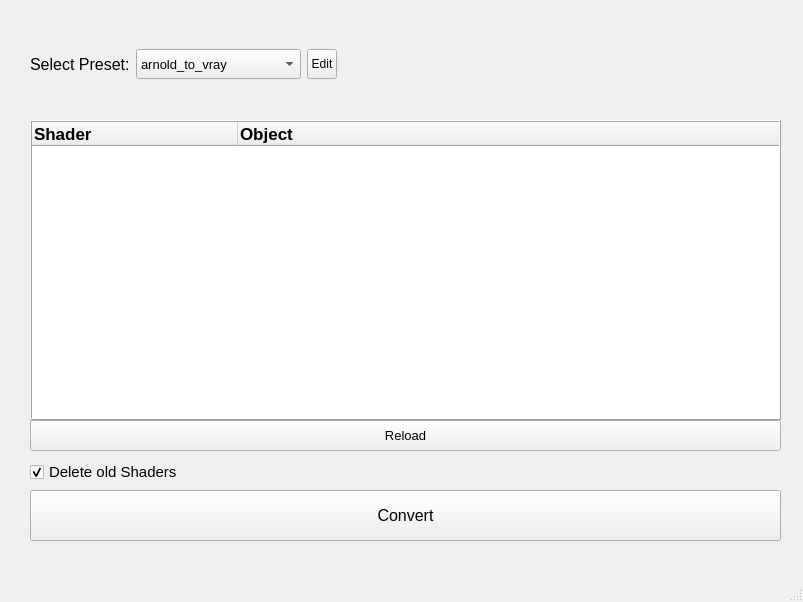
<?xml version="1.0" encoding="UTF-8"?>
<ui version="4.0">
 <class>ShaderConvertor</class>
 <widget class="QMainWindow" name="ShaderConvertor">
  <property name="geometry">
   <rect>
    <x>0</x>
    <y>0</y>
    <width>803</width>
    <height>602</height>
   </rect>
  </property>
  <property name="sizePolicy">
   <sizepolicy hsizetype="Expanding" vsizetype="Ignored">
    <horstretch>0</horstretch>
    <verstretch>0</verstretch>
   </sizepolicy>
  </property>
  <property name="windowTitle">
   <string>MainWindow</string>
  </property>
  <widget class="QWidget" name="centralwidget">
   <widget class="QWidget" name="verticalLayoutWidget_2">
    <property name="geometry">
     <rect>
      <x>30</x>
      <y>120</y>
      <width>751</width>
      <height>331</height>
     </rect>
    </property>
    <layout class="QVBoxLayout" name="verticalLayout">
     <property name="spacing">
      <number>0</number>
     </property>
     <item>
      <widget class="QTreeWidget" name="treeWidget">
       <property name="contextMenuPolicy">
        <enum>Qt::DefaultContextMenu</enum>
       </property>
       <property name="layoutDirection">
        <enum>Qt::LeftToRight</enum>
       </property>
       <property name="frameShape">
        <enum>QFrame::Box</enum>
       </property>
       <property name="frameShadow">
        <enum>QFrame::Raised</enum>
       </property>
       <property name="lineWidth">
        <number>1</number>
       </property>
       <property name="sizeAdjustPolicy">
        <enum>QAbstractScrollArea::AdjustIgnored</enum>
       </property>
       <property name="tabKeyNavigation">
        <bool>false</bool>
       </property>
       <property name="alternatingRowColors">
        <bool>false</bool>
       </property>
       <property name="selectionMode">
        <enum>QAbstractItemView::ExtendedSelection</enum>
       </property>
       <property name="textElideMode">
        <enum>Qt::ElideLeft</enum>
       </property>
       <attribute name="headerDefaultSectionSize">
        <number>206</number>
       </attribute>
       <column>
        <property name="text">
         <string>Shader</string>
        </property>
        <property name="font">
         <font>
          <pointsize>13</pointsize>
          <weight>75</weight>
          <bold>true</bold>
         </font>
        </property>
       </column>
       <column>
        <property name="text">
         <string>Object</string>
        </property>
        <property name="font">
         <font>
          <pointsize>13</pointsize>
          <weight>75</weight>
          <bold>true</bold>
         </font>
        </property>
       </column>
      </widget>
     </item>
     <item>
      <widget class="QPushButton" name="reload_button">
       <property name="sizePolicy">
        <sizepolicy hsizetype="Minimum" vsizetype="Minimum">
         <horstretch>0</horstretch>
         <verstretch>0</verstretch>
        </sizepolicy>
       </property>
       <property name="minimumSize">
        <size>
         <width>0</width>
         <height>31</height>
        </size>
       </property>
       <property name="maximumSize">
        <size>
         <width>16777215</width>
         <height>100000</height>
        </size>
       </property>
       <property name="font">
        <font>
         <pointsize>10</pointsize>
        </font>
       </property>
       <property name="text">
        <string>Reload</string>
       </property>
      </widget>
     </item>
    </layout>
   </widget>
   <widget class="QWidget" name="verticalLayoutWidget_3">
    <property name="geometry">
     <rect>
      <x>30</x>
      <y>460</y>
      <width>751</width>
      <height>81</height>
     </rect>
    </property>
    <layout class="QVBoxLayout" name="Convert_Layout">
     <item>
      <widget class="QCheckBox" name="Delete_checkBox">
       <property name="font">
        <font>
         <pointsize>11</pointsize>
        </font>
       </property>
       <property name="text">
        <string>Delete old Shaders</string>
       </property>
       <property name="checked">
        <bool>true</bool>
       </property>
      </widget>
     </item>
     <item>
      <widget class="QPushButton" name="Convert_Button">
       <property name="sizePolicy">
        <sizepolicy hsizetype="Minimum" vsizetype="Minimum">
         <horstretch>0</horstretch>
         <verstretch>0</verstretch>
        </sizepolicy>
       </property>
       <property name="font">
        <font>
         <pointsize>12</pointsize>
        </font>
       </property>
       <property name="text">
        <string>Convert</string>
       </property>
      </widget>
     </item>
    </layout>
   </widget>
   <widget class="QWidget" name="verticalLayoutWidget">
    <property name="geometry">
     <rect>
      <x>30</x>
      <y>10</y>
      <width>751</width>
      <height>109</height>
     </rect>
    </property>
    <layout class="QHBoxLayout" name="Select_layout">
     <item>
      <widget class="QLabel" name="Preset_label">
       <property name="enabled">
        <bool>true</bool>
       </property>
       <property name="sizePolicy">
        <sizepolicy hsizetype="Fixed" vsizetype="Fixed">
         <horstretch>0</horstretch>
         <verstretch>0</verstretch>
        </sizepolicy>
       </property>
       <property name="font">
        <font>
         <pointsize>12</pointsize>
        </font>
       </property>
       <property name="focusPolicy">
        <enum>Qt::NoFocus</enum>
       </property>
       <property name="contextMenuPolicy">
        <enum>Qt::DefaultContextMenu</enum>
       </property>
       <property name="layoutDirection">
        <enum>Qt::LeftToRight</enum>
       </property>
       <property name="frameShape">
        <enum>QFrame::NoFrame</enum>
       </property>
       <property name="text">
        <string>Select Preset:</string>
       </property>
      </widget>
     </item>
     <item>
      <widget class="QComboBox" name="Preset_combo">
       <property name="sizePolicy">
        <sizepolicy hsizetype="Minimum" vsizetype="Minimum">
         <horstretch>0</horstretch>
         <verstretch>0</verstretch>
        </sizepolicy>
       </property>
       <property name="maximumSize">
        <size>
         <width>200</width>
         <height>30</height>
        </size>
       </property>
       <property name="font">
        <font>
         <pointsize>10</pointsize>
        </font>
       </property>
       <item>
        <property name="text">
         <string>arnold_to_vray</string>
        </property>
       </item>
       <item>
        <property name="text">
         <string>--- create new preset ---</string>
        </property>
       </item>
      </widget>
     </item>
     <item>
      <widget class="QToolButton" name="EditPreset_button">
       <property name="sizePolicy">
        <sizepolicy hsizetype="Minimum" vsizetype="Minimum">
         <horstretch>0</horstretch>
         <verstretch>0</verstretch>
        </sizepolicy>
       </property>
       <property name="maximumSize">
        <size>
         <width>30</width>
         <height>30</height>
        </size>
       </property>
       <property name="text">
        <string>Edit</string>
       </property>
      </widget>
     </item>
     <item>
      <spacer name="horizontalSpacer">
       <property name="orientation">
        <enum>Qt::Horizontal</enum>
       </property>
       <property name="sizeHint" stdset="0">
        <size>
         <width>40</width>
         <height>20</height>
        </size>
       </property>
      </spacer>
     </item>
    </layout>
   </widget>
  </widget>
  <widget class="QMenuBar" name="menubar">
   <property name="geometry">
    <rect>
     <x>0</x>
     <y>0</y>
     <width>803</width>
     <height>26</height>
    </rect>
   </property>
  </widget>
  <widget class="QStatusBar" name="statusbar"/>
 </widget>
 <resources/>
 <connections/>
</ui>
